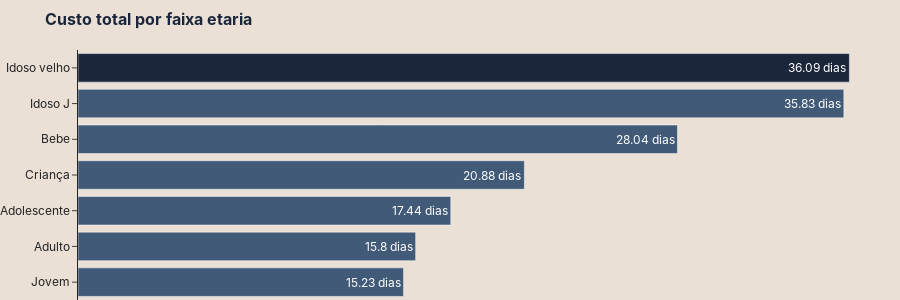

The notebook cell saved with this chart:
### Code cell
barplot_4(data).show()

### Figure 1 — Plotly figure (JSON) as saved in the notebook; plotly's stock layout.template omitted (floating-point values rounded to 4 significant figures)
{"data": [{"hoverlabel": {"bgcolor": "white", "font": {"family": "inter, sans-serif", "size": 12}}, "hovertemplate": "Custo total: %{x}<extra></extra>", "marker": {"color": ["#415a77", "#415a77", "#415a77", "#415a77", "#415a77", "#415a77", "#1b263b"]}, "orientation": "h", "text": ["15.23 dias", "15.8 dias", "17.44 dias", "20.88 dias", "28.04 dias", "35.83 dias", "36.09 dias"], "type": "bar", "x": [15.23, 15.8, 17.44, 20.88, 28.04, 35.83, 36.09], "y": ["Jovem", "Adulto", "Adolescente", "Criança", "Bebe", "Idoso J", "Idoso velho"]}], "layout": {"dragmode": false, "font": {"family": "inter, sans-serif", "size": 12}, "height": 300, "margin": {"b": 0, "l": 10, "r": 10, "t": 50}, "paper_bgcolor": "#eae0d5", "plot_bgcolor": "#eae0d5", "title": {"font": {"color": "#1b263b", "family": "inter, sans-serif", "size": 16, "weight": "bold"}, "text": "Custo total por faixa etaria"}, "xaxis": {"visible": false}}}
